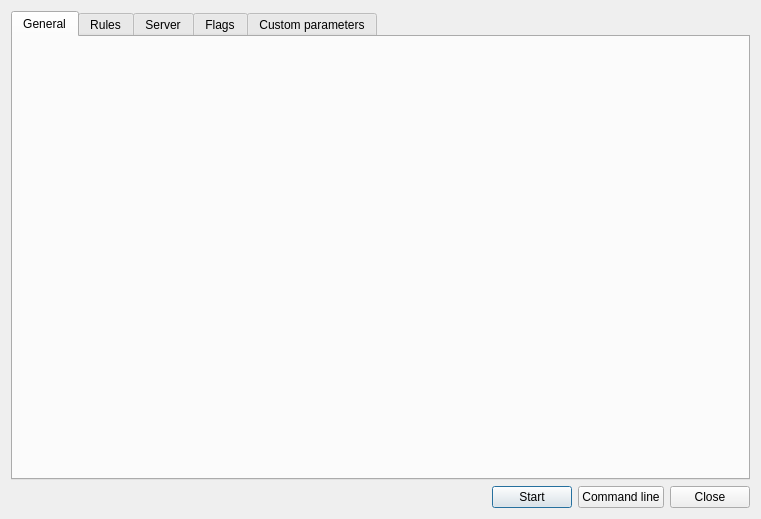
<?xml version="1.0" encoding="UTF-8"?>
<ui version="4.0">
 <class>CreateServerDialog</class>
 <widget class="QDialog" name="CreateServerDialog">
  <property name="geometry">
   <rect>
    <x>0</x>
    <y>0</y>
    <width>761</width>
    <height>519</height>
   </rect>
  </property>
  <property name="windowTitle">
   <string>Create Game</string>
  </property>
  <layout class="QVBoxLayout" name="dialogLayout">
   <item>
    <widget class="QTabWidget" name="tabWidget">
     <property name="currentIndex">
      <number>0</number>
     </property>
     <property name="usesScrollButtons">
      <bool>true</bool>
     </property>
     <widget class="QWidget" name="tab">
      <attribute name="title">
       <string>General</string>
      </attribute>
      <layout class="QVBoxLayout" name="verticalLayout_2">
       <item>
        <widget class="GeneralGameSetupPanel" name="generalSetupPanel" native="true"/>
       </item>
      </layout>
     </widget>
     <widget class="QWidget" name="tabRules">
      <attribute name="title">
       <string>Rules</string>
      </attribute>
      <layout class="QVBoxLayout" name="verticalLayout_5">
       <item>
        <widget class="GameRulesPanel" name="rulesPanel" native="true"/>
       </item>
      </layout>
     </widget>
     <widget class="QWidget" name="tabServer">
      <attribute name="title">
       <string>Server</string>
      </attribute>
      <layout class="QVBoxLayout" name="verticalLayout_4">
       <item>
        <widget class="MiscServerSetupPanel" name="serverPanel" native="true"/>
       </item>
      </layout>
     </widget>
     <widget class="QWidget" name="tabFlags">
      <attribute name="title">
       <string>Flags</string>
      </attribute>
      <layout class="QVBoxLayout" name="verticalLayout_6">
       <item>
        <widget class="DMFlagsPanel" name="dmflagsPanel" native="true"/>
       </item>
      </layout>
     </widget>
     <widget class="QWidget" name="tabCustomParameters">
      <attribute name="title">
       <string>Custom parameters</string>
      </attribute>
      <layout class="QVBoxLayout" name="verticalLayout_3">
       <item>
        <widget class="CustomParamsPanel" name="customParamsPanel" native="true"/>
       </item>
      </layout>
     </widget>
    </widget>
   </item>
   <item>
    <layout class="QHBoxLayout" name="horizontalLayout_6">
     <item>
      <spacer name="horizontalSpacer_2">
       <property name="orientation">
        <enum>Qt::Horizontal</enum>
       </property>
       <property name="sizeHint" stdset="0">
        <size>
         <width>40</width>
         <height>20</height>
        </size>
       </property>
      </spacer>
     </item>
     <item>
      <widget class="QPushButton" name="btnStart">
       <property name="sizePolicy">
        <sizepolicy hsizetype="Minimum" vsizetype="Minimum">
         <horstretch>0</horstretch>
         <verstretch>0</verstretch>
        </sizepolicy>
       </property>
       <property name="text">
        <string>Start</string>
       </property>
      </widget>
     </item>
     <item>
      <widget class="QPushButton" name="btnCommandLine">
       <property name="sizePolicy">
        <sizepolicy hsizetype="Minimum" vsizetype="Minimum">
         <horstretch>0</horstretch>
         <verstretch>0</verstretch>
        </sizepolicy>
       </property>
       <property name="toolTip">
        <string>Obtain command line required to launch this game.</string>
       </property>
       <property name="text">
        <string>Command line</string>
       </property>
      </widget>
     </item>
     <item>
      <widget class="QPushButton" name="btnCancel">
       <property name="sizePolicy">
        <sizepolicy hsizetype="Minimum" vsizetype="Minimum">
         <horstretch>0</horstretch>
         <verstretch>0</verstretch>
        </sizepolicy>
       </property>
       <property name="text">
        <string>Close</string>
       </property>
      </widget>
     </item>
    </layout>
   </item>
  </layout>
 </widget>
 <customwidgets>
  <customwidget>
   <class>CustomParamsPanel</class>
   <extends>QWidget</extends>
   <header>gui/createserver/customparamspanel.h</header>
   <container>1</container>
  </customwidget>
  <customwidget>
   <class>MiscServerSetupPanel</class>
   <extends>QWidget</extends>
   <header>gui/createserver/miscserversetuppanel.h</header>
   <container>1</container>
  </customwidget>
  <customwidget>
   <class>GameRulesPanel</class>
   <extends>QWidget</extends>
   <header>gui/createserver/gamerulespanel.h</header>
   <container>1</container>
  </customwidget>
  <customwidget>
   <class>DMFlagsPanel</class>
   <extends>QWidget</extends>
   <header>gui/createserver/dmflagspanel.h</header>
   <container>1</container>
  </customwidget>
  <customwidget>
   <class>GeneralGameSetupPanel</class>
   <extends>QWidget</extends>
   <header>gui/createserver/generalgamesetuppanel.h</header>
   <container>1</container>
   <slots>
    <signal>gameModeChanged(GameMode)</signal>
    <signal>pluginChanged(EnginePlugin*)</signal>
   </slots>
  </customwidget>
 </customwidgets>
 <tabstops>
  <tabstop>tabWidget</tabstop>
  <tabstop>btnCancel</tabstop>
 </tabstops>
 <resources>
  <include location="../../../media/resources.qrc"/>
 </resources>
 <connections>
  <connection>
   <sender>generalSetupPanel</sender>
   <signal>gameModeChanged(GameMode)</signal>
   <receiver>CreateServerDialog</receiver>
   <slot>initGamemodeSpecific(GameMode)</slot>
   <hints>
    <hint type="sourcelabel">
     <x>486</x>
     <y>105</y>
    </hint>
    <hint type="destinationlabel">
     <x>615</x>
     <y>103</y>
    </hint>
   </hints>
  </connection>
  <connection>
   <sender>generalSetupPanel</sender>
   <signal>pluginChanged(EnginePlugin*)</signal>
   <receiver>CreateServerDialog</receiver>
   <slot>initEngineSpecific(EnginePlugin*)</slot>
   <hints>
    <hint type="sourcelabel">
     <x>545</x>
     <y>209</y>
    </hint>
    <hint type="destinationlabel">
     <x>614</x>
     <y>209</y>
    </hint>
   </hints>
  </connection>
  <connection>
   <sender>btnCancel</sender>
   <signal>clicked()</signal>
   <receiver>CreateServerDialog</receiver>
   <slot>reject()</slot>
   <hints>
    <hint type="sourcelabel">
     <x>750</x>
     <y>508</y>
    </hint>
    <hint type="destinationlabel">
     <x>305</x>
     <y>259</y>
    </hint>
   </hints>
  </connection>
  <connection>
   <sender>btnCommandLine</sender>
   <signal>clicked()</signal>
   <receiver>CreateServerDialog</receiver>
   <slot>showStartGameCommandLine()</slot>
   <hints>
    <hint type="sourcelabel">
     <x>588</x>
     <y>508</y>
    </hint>
    <hint type="destinationlabel">
     <x>305</x>
     <y>259</y>
    </hint>
   </hints>
  </connection>
  <connection>
   <sender>btnStart</sender>
   <signal>clicked()</signal>
   <receiver>CreateServerDialog</receiver>
   <slot>startGame()</slot>
   <hints>
    <hint type="sourcelabel">
     <x>669</x>
     <y>508</y>
    </hint>
    <hint type="destinationlabel">
     <x>305</x>
     <y>259</y>
    </hint>
   </hints>
  </connection>
 </connections>
 <slots>
  <slot>initGamemodeSpecific(GameMode)</slot>
  <slot>initEngineSpecific(EnginePlugin*)</slot>
  <slot>showStartGameCommandLine()</slot>
  <slot>startGame()</slot>
 </slots>
</ui>
